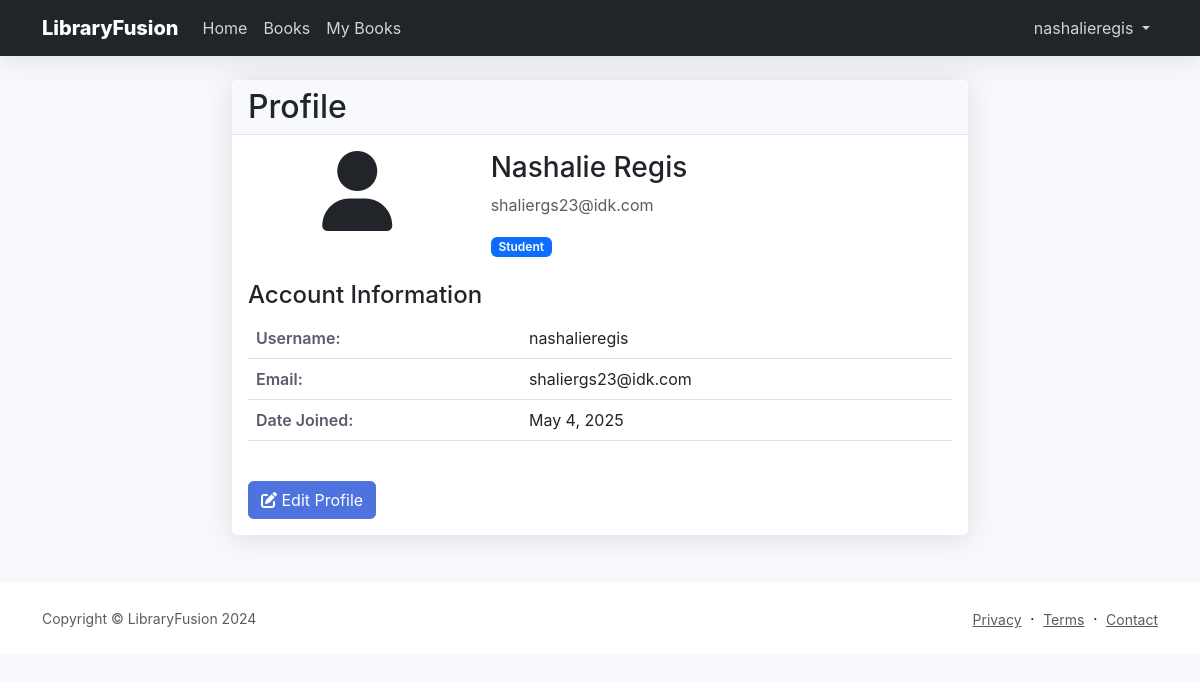
The app's page /account/profile/ (signed in) with its own data.
### account/models.py (models this page shows, shortened)
class User(AbstractUser):
    ROLES = (
        ('STUDENT', 'Student'),
        ('LIBRARIAN', 'Librarian'),
        ('MANAGER', 'Manager'),
    )
    role = models.CharField(max_length=10, choices=ROLES, default='STUDENT')
    is_active = models.BooleanField(default=True)
    fine_balance = models.DecimalField(max_digits=10, decimal_places=2, default=0.00)
    phone_number = models.CharField(
        max_length=15,
        validators=[RegexValidator(r'^\+?1?\d{9,15}$')],
        blank=True,
        null=True
    )
    address = models.TextField(blank=True, null=True)
    date_of_birth = models.DateField(null=True, blank=True)
    profile_picture = models.ImageField(upload_to='profile_pictures/', blank=True, null=True)
    @property
    def is_student(self):
        return self.role == 'STUDENT'

### account/views.py (the view)
# urls.py: path('profile/', views.profile, name='profile'),
@login_required
def profile(request):
    return render(request, 'account/profile.html')

### templates/account/profile.html (shortened to what this page needs)
{% extends 'base.html' %}
{% block content %}
<div class="container">
    <div class="row justify-content-center">
        <div class="col-md-8">
            <div class="card">
                <div class="card-header">
                    <h2 class="mb-0">Profile</h2>
                </div>
                <div class="card-body">
                    <div class="row mb-4">
                        <div class="col-md-4 text-center">
                            {% if user.profile_picture %}
                            <img src="{{ user.profile_picture.url }}" class="img-fluid rounded-circle profile-picture" alt="Profile Picture">
                            {% else %}
                            <div class="profile-picture-placeholder">
                                <i class="fas fa-user fa-5x"></i>
                            </div>
                            {% endif %}
                        </div>
                        <div class="col-md-8">
                            <h3>{{ user.get_full_name|default:user.username }}</h3>
                            <p class="text-muted">{{ user.email }}</p>
                            {% if user.is_student %}
                            <span class="badge bg-primary">Student</span>
                            {% elif user.is_librarian %}
                            <span class="badge bg-success">Librarian</span>
                            {% elif user.is_manager %}
                            <span class="badge bg-warning">Manager</span>
                            {% endif %}
                        </div>
                    </div>
                    <div class="row">
                        <div class="col-12">
                            <h4>Account Information</h4>
                            <table class="table">
                                <tr>
                                    <th>Username:</th>
                                    <td>{{ user.username }}</td>
                                </tr>
                                <tr>
                                    <th>Email:</th>
                                    <td>{{ user.email }}</td>
                                </tr>
                                <tr>
                                    <th>Date Joined:</th>
                                    <td>{{ user.date_joined|date:"F j, Y" }}</td>
                                </tr>
                            </table>
                        </div>
                    </div>
                    <div class="row mt-4">
                        <div class="col-12">
                            <a href="{% url 'account:profile_edit' %}" class="btn btn-primary">
                                <i class="fas fa-edit"></i> Edit Profile
                            </a>
                        </div>
                    </div>
                </div>
            </div>
        </div>
    </div>
</div>
{% endblock %}

### templates/base.html (shortened to what this page needs)
{% load static %}
<!DOCTYPE html>
<html lang="en">
<head>
    <link href="https://cdn.jsdelivr.net/npm/bootstrap@5.3.0/dist/css/bootstrap.min.css" rel="stylesheet">
    <link href="https://cdnjs.cloudflare.com/ajax/libs/font-awesome/6.0.0/css/all.min.css" rel="stylesheet">
</head>
<body>
    <nav class="navbar navbar-expand-lg navbar-dark bg-dark">
        <div class="container">
            <a class="navbar-brand" href="{% url 'books:home' %}">LibraryFusion</a>
            <div class="collapse navbar-collapse" id="navbarNav">
                <ul class="navbar-nav me-auto">
                    <li class="nav-item">
                        <a class="nav-link" href="{% url 'books:home' %}">Home</a>
                    </li>
                    <li class="nav-item">
                        <a class="nav-link" href="{% url 'books:list' %}">Books</a>
                    </li>
                    {% if user.is_authenticated %}
                        {% if user.role == 'MANAGER' %}
                            <li class="nav-item">
                                <a class="nav-link" href="{% url 'managers:dashboard' %}">Dashboard</a>
                            </li>
                        {% elif user.role == 'LIBRARIAN' %}
                            <li class="nav-item">
                                <a class="nav-link" href="{% url 'librarians:dashboard' %}">Dashboard</a>
                            </li>
                        {% elif user.role == 'STUDENT' %}
                            <li class="nav-item">
                                <a class="nav-link" href="{% url 'books:my_books' %}">My Books</a>
                            </li>
                        {% endif %}
                    {% endif %}
                </ul>
                <ul class="navbar-nav">
                    {% if user.is_authenticated %}
                        <li class="nav-item dropdown">
                            <a class="nav-link dropdown-toggle" href="#" id="navbarDropdown" role="button" data-bs-toggle="dropdown">
                                {{ user.username }}
                            </a>
                        </li>
                    {% endif %}
                </ul>
            </div>
        </div>
    </nav>
    <main class="py-4">
        {% block content %}{% endblock %}
    </main>
    <footer class="bg-white py-4 mt-auto">
        <div class="container">
            <div class="row align-items-center justify-content-between">
                <div class="col-auto">
                    <div class="small m-0 text-muted">Copyright &copy; LibraryFusion 2024</div>
                </div>
                <div class="col-auto">
                    <a class="small text-muted" href="#">Privacy</a>
                    <span class="mx-1">&middot;</span>
                    <a class="small text-muted" href="#">Terms</a>
                    <span class="mx-1">&middot;</span>
                    <a class="small text-muted" href="#">Contact</a>
                </div>
            </div>
        </div>
    </footer>
</body>
</html>

### templates/base.html (style rules this page uses)
:root { --primary-color: #4e73df; --secondary-color: #858796; --success-color: #1cc88a; --info-color: #36b9cc; --warning-color: #f6c23e; --danger-color: #e74a3b; --light-color: #f8f9fc; --dark-color: #5a5c69; }
body { font-family: 'Nunito', -apple-system, BlinkMacSystemFont, "Segoe UI", Roboto, "Helvetica Neue", Arial, sans-serif; background-color: var(--light-color); }
.navbar { background-color: var(--primary-color); box-shadow: 0 0.15rem 1.75rem 0 rgba(58, 59, 69, 0.15); }
.navbar-brand { color: white !important; font-weight: 800; }
.nav-link { color: rgba(255, 255, 255, 0.8) !important; }
.card { border: none; border-radius: 0.35rem; box-shadow: 0 0.15rem 1.75rem 0 rgba(58, 59, 69, 0.15); margin-bottom: 1.5rem; }
.card-header { background-color: #f8f9fc; border-bottom: 1px solid #e3e6f0; }
.btn { border-radius: 0.35rem; padding: 0.375rem 0.75rem; }
.btn-primary { background-color: var(--primary-color); border-color: var(--primary-color); }
.table th { font-weight: 600; color: var(--dark-color); }
.badge { padding: 0.35em 0.65em; font-weight: 600; }

### records on screen
User: username "nashalieregis", get_full_name "Nashalie Regis", email "shaliergs23@idk.com", date_joined "May 4, 2025"
